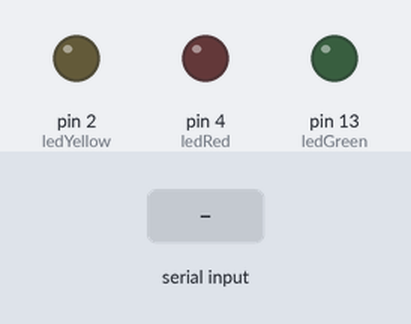
Bench run of a sketch on a simulated Arduino Uno, built with avr-gcc and run on an emulated ATmega328P. Parts: output pins drawn as LEDs (lit = HIGH). Dashed ring = blinking. The inputs (shaded band) are chosen by the test bench. What the sketch prints to the serial monitor is not drawn.

Above: at 1.3 s.
1.4 s: "D,45\n" received over Serial
At 1.55 s:
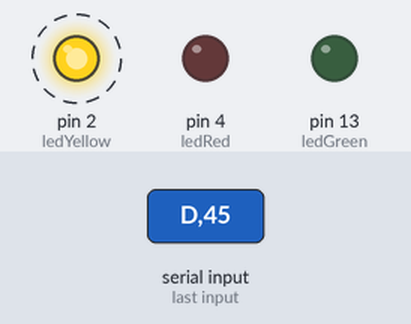
4.4 s: "2\n" received over Serial
At 5.2 s:
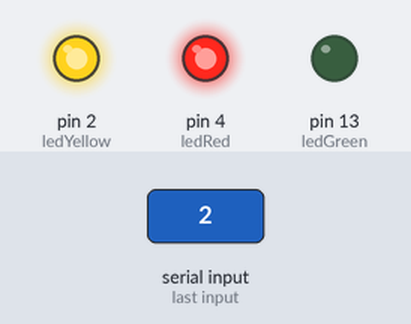
5.9 s: "N90\n" received over Serial
At 6.4 s:
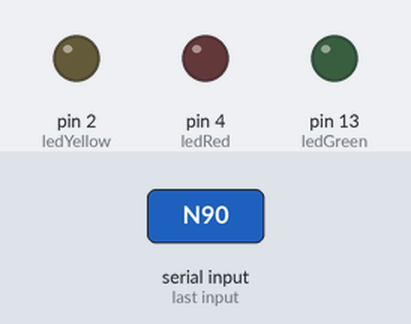
7.4 s: "1\n" received over Serial
At 8.6 s:
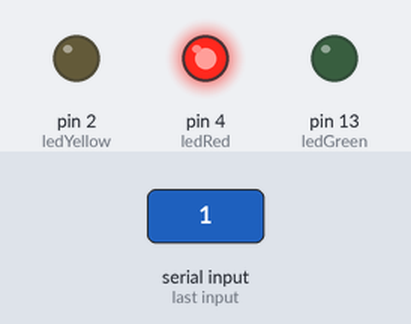
8.9 s: "90,45\n" received over Serial
At 9.8 s:
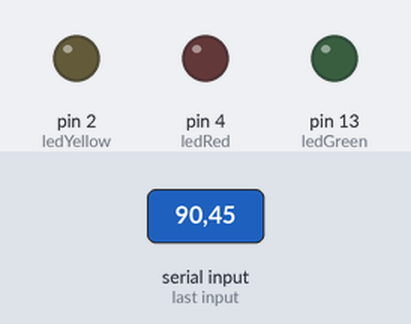
Timing chart, 0 to 11.4 s (numbered marks = the images above; inputs shaded):
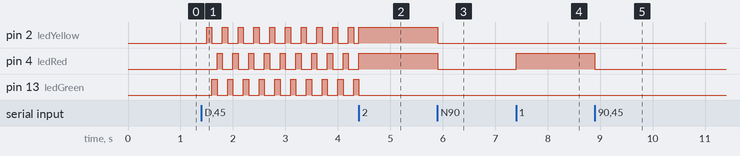

Measured:
- after the input at 1.4 s, pin 2 (ledYellow): alternates HIGH for 0.10 s and LOW for 0.20 s, starting after 0.10 s; pin 4 (ledRed): alternates HIGH for 0.10 s and LOW for 0.20 s, starting after 0.30 s; pin 13 (ledGreen): alternates HIGH for 0.10 s and LOW for 0.20 s, starting after 0.20 s
- after the input at 4.4 s, pin 4 (ledRed): goes on until 4.4 s, then stays HIGH; pin 13 (ledGreen): goes on until 4.4 s, then stays LOW
- after the input at 5.9 s, pin 2 (ledYellow), pin 4 (ledRed): HIGH → LOW at once
- after the input at 7.4 s, pin 4 (ledRed): LOW → HIGH at once
- after the input at 8.9 s, pin 4 (ledRed): HIGH → LOW at once

The sketch:

led_controller.ino
```cpp
/*
 * ============================================================
 *  LED CONTROLLER — 4 Mode
 *  Pin : ledRed = 4 | ledYellow = 2 | ledGreen = 13
 * ------------------------------------------------------------
 *  Kirim perintah via Serial Monitor (9600 baud):
 *    D  → Disco      (berkedip bergantian 100ms)
 *    N  → Nyala Semua
 *    M  → Mati Semua
 *    0  → Signal level 0 (semua mati)
 *    1  → Signal level 1 (merah)
 *    2  → Signal level 2 (merah + kuning)
 *    3  → Signal level 3 (semua nyala)
 *    T  → Traffic Light (merah 10s → kuning 2s → hijau 10s)
 * ============================================================
 */

#define ledRed    4
#define ledYellow 2
#define ledGreen  13

// ---- State ----
char  currentMode  = 'M';   // default: mati semua
int   signalLevel  = 0;
int   discoStep    = 0;
unsigned long prevMillis    = 0;
unsigned long trafficMillis = 0;
int   trafficPhase = 0;     // 0=merah, 1=kuning, 2=hijau

// Durasi traffic light (ms)
const unsigned long TRAFFIC_RED    = 10000;
const unsigned long TRAFFIC_YELLOW =  2000;
const unsigned long TRAFFIC_GREEN  = 10000;

// ---- Helper ----
void setLEDs(bool r, bool y, bool g) {
  digitalWrite(ledRed,    r ? HIGH : LOW);
  digitalWrite(ledYellow, y ? HIGH : LOW);
  digitalWrite(ledGreen,  g ? HIGH : LOW);
}

void allOff() { setLEDs(false, false, false); }
void allOn()  { setLEDs(true,  true,  true);  }

// ---- Setup ----
void setup() {
  pinMode(ledRed,    OUTPUT);
  pinMode(ledYellow, OUTPUT);
  pinMode(ledGreen,  OUTPUT);
  allOff();

  Serial.begin(9600);
  Serial.println("==============================");
  Serial.println("  LED Controller — 4 Mode");
  Serial.println("------------------------------");
  Serial.println("  D  = Disco");
  Serial.println("  N  = Nyala Semua");
  Serial.println("  M  = Mati Semua");
  Serial.println("  0-3= Signal Meter");
  Serial.println("  T  = Traffic Light");
  Serial.println("==============================");
}

// ---- Loop ----
void loop() {

  // Baca perintah dari Serial
  if (Serial.available() > 0) {
    char c = (char)Serial.read();

    if (c == 'D' || c == 'd') {
      currentMode = 'D';
      discoStep   = 0;
      prevMillis  = millis();
      Serial.println("[MODE] Disco");

    } else if (c == 'N' || c == 'n') {
      currentMode = 'N';
      allOn();
      Serial.println("[MODE] Nyala Semua");

    } else if (c == 'M' || c == 'm') {
      currentMode = 'M';
      allOff();
      Serial.println("[MODE] Mati Semua");

    } else if (c >= '0' && c <= '3') {
      currentMode  = 'S';
      signalLevel  = c - '0';
      Serial.print("[MODE] Signal Meter — Level: ");
      Serial.println(signalLevel);

    } else if (c == 'T' || c == 't') {
      currentMode  = 'T';
      trafficPhase = 0;
      trafficMillis = millis();
      setLEDs(true, false, false);   // mulai: merah
      Serial.println("[MODE] Traffic Light");
      Serial.println("  >> Merah 10s");
    }
  }

  // ---- Jalankan mode aktif ----

  // --- DISCO ---
  if (currentMode == 'D') {
    unsigned long now = millis();
    if (now - prevMillis >= 100) {
      prevMillis = now;
      discoStep  = (discoStep + 1) % 3;
      setLEDs(discoStep == 0, discoStep == 1, discoStep == 2);
    }
  }

  // --- SIGNAL METER ---
  if (currentMode == 'S') {
    setLEDs(signalLevel >= 1, signalLevel >= 2, signalLevel >= 3);
  }

  // --- TRAFFIC LIGHT (non-blocking) ---
  if (currentMode == 'T') {
    unsigned long now = millis();
    unsigned long dur = (trafficPhase == 0) ? TRAFFIC_RED
                      : (trafficPhase == 1) ? TRAFFIC_YELLOW
                      :                       TRAFFIC_GREEN;

    if (now - trafficMillis >= dur) {
      trafficMillis = now;
      trafficPhase  = (trafficPhase + 1) % 3;

      if (trafficPhase == 0) {
        setLEDs(true, false, false);
        Serial.println("  >> Merah 10s");
      } else if (trafficPhase == 1) {
        setLEDs(false, true, false);
        Serial.println("  >> Kuning 2s");
      } else {
        setLEDs(false, false, true);
        Serial.println("  >> Hijau 10s");
      }
    }
  }
}
```
